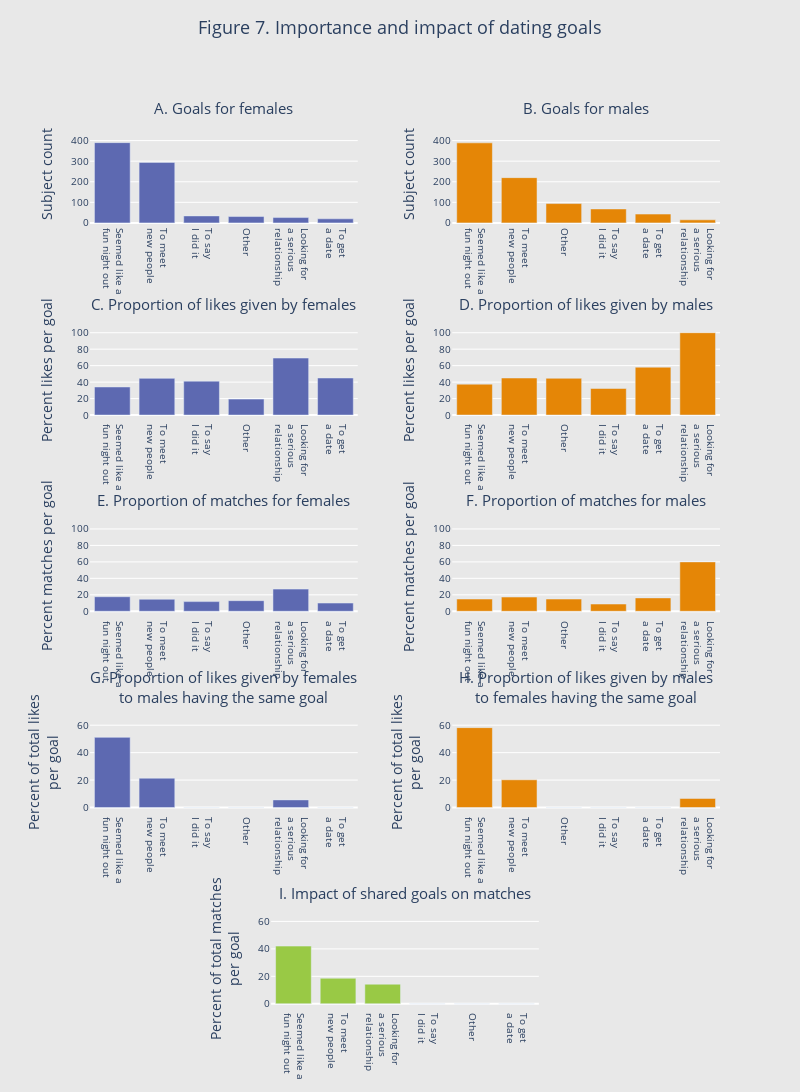

Here is the notebook cell this chart was saved with:
### Code cell
### 10 - Analysis 5 - Importance and impact of the dating goal - plot ### ----

# set figure to make subplots
fig7 = make_subplots(
    rows = 5,
    cols = 4,
    specs = [[{"colspan": 2}, None, {"colspan": 2}, None], [{"colspan": 2}, None, {"colspan": 2}, None],
        [{"colspan": 2}, None, {"colspan": 2}, None], [{"colspan": 2}, None, {"colspan": 2}, None],
        [None, {"colspan": 2}, None, None]],
    subplot_titles = (
        "A. Goals for females",
        "B. Goals for males",
        "C. Proportion of likes given by females",
        "D. Proportion of likes given by males",
        "E. Proportion of matches for females",
        "F. Proportion of matches for males",
        "G. Proportion of likes given by females<br>to males having the same goal",
        "H. Proportion of likes given by males<br>to females having the same goal",
        "I. Impact of shared goals on matches"),
    column_widths = [0.2, 0.2, 0.2, 0.2],
    horizontal_spacing = 0.15)

# plot importance of goals
fig7.add_trace(go.Bar(
    x = data_fig7ab_f.index,
    y = data_fig7ab_f["count"],
    marker_color = px.colors.qualitative.Vivid[1]),
    row = 1, col = 1)
fig7.add_trace(go.Bar(
    x = data_fig7ab_m.index,
    y = data_fig7ab_m["count"],
    marker_color = px.colors.qualitative.Vivid[0]),
    row = 1, col = 3)

# plot percent of likes given per goal
fig7.add_trace(go.Bar(
    x = data_fig7ab_f.index,
    y = data_fig7ab_f["percent_like_g"],
    marker_color = px.colors.qualitative.Vivid[1]),
    row = 2, col = 1)
fig7.add_trace(go.Bar(
    x = data_fig7ab_m.index,
    y = data_fig7ab_m["percent_like_g"],
    marker_color = px.colors.qualitative.Vivid[0]),
    row = 2, col = 3)

# plot percent of matches per goal
fig7.add_trace(go.Bar(
    x = data_fig7ab_f.index,
    y = data_fig7ab_f["percent_match"],
    marker_color = px.colors.qualitative.Vivid[1]),
    row = 3, col = 1)
fig7.add_trace(go.Bar(
    x = data_fig7ab_m.index,
    y = data_fig7ab_m["percent_match"],
    marker_color = px.colors.qualitative.Vivid[0]),
    row = 3, col = 3)

# plot impact of shared goals on decision to give a like
fig7.add_trace(go.Bar(
    x = data_fig7c_f.index,
    y = data_fig7c_f["percent_like"],
    marker_color = px.colors.qualitative.Vivid[1]),
    row = 4, col = 1)
fig7.add_trace(go.Bar(
    x = data_fig7c_m.index,
    y = data_fig7c_m["percent_like"],
    marker_color = px.colors.qualitative.Vivid[0]),
    row = 4, col = 3)

# plot impact of shared goals on matches
fig7.add_trace(go.Bar(
    x = data_fig7c_f.sort_values(by = "percent_match", ascending = False).index,
    y = data_fig7c_f["percent_match"].sort_values(ascending = False),
    marker_color = px.colors.qualitative.Vivid[3]),
    row = 5, col = 2)

# update layout
fig7.update_annotations(font_size = 15)
fig7.update_xaxes(title_font = dict(size = 13), tickfont = dict(size = 10), tickangle = 90)
fig7.update_yaxes(title_font = dict(size = 13), tickfont = dict(size = 10))
fig7.update_layout(
        margin = dict(l = 90, t = 120),
        title_text = "Figure 7. Importance and impact of dating goals",
        title_x = 0.5,
        title_y = 0.98,
        title_font_size = 18,
        yaxis = dict(title = "Subject count", range = [-20, 500], tickvals = [0, 100, 200, 300, 400]),
        yaxis2 = dict(title = "Subject count", range = [-20, 500], tickvals = [0, 100, 200, 300, 400]),
        yaxis3 = dict(title = "Percent likes per goal", range = [-10, 120], tickvals = [0, 20, 40, 60, 80, 100]),
        yaxis4 = dict(title = "Percent likes per goal", range = [-10, 120], tickvals = [0, 20, 40, 60, 80, 100]),
        yaxis5 = dict(title = "Percent matches per goal", range = [-10, 120], tickvals = [0, 20, 40, 60, 80, 100]),
        yaxis6 = dict(title = "Percent matches per goal", range = [-10, 120], tickvals = [0, 20, 40, 60, 80, 100]),
        yaxis7 = dict(title = "Percent of total likes<br>per goal", range = [-6, 72], tickvals = [0, 20, 40, 60]),
        yaxis8 = dict(title = "Percent of total likes<br>per goal", range = [-6, 72], tickvals = [0, 20, 40, 60]),
        yaxis9 = dict(title = "Percent of total matches<br>per goal", range = [-6, 72], tickvals = [0, 20, 40, 60]),
        legend = dict(
            orientation = "h",
            yanchor = "top",
            y = -0.02,
            xanchor = "left",
            x = 0.3,
            font = dict(size = 11)),
        showlegend = False,
        plot_bgcolor = "rgba(0,0,0,0)",
        paper_bgcolor = "rgb(232,232,232)",
        width = 800,
        height = 1600)

fig7.show()

### Figure 1 — Plotly figure (JSON) as saved in the notebook; plotly's stock layout.template omitted (floating-point values rounded to 4 significant figures)
{"data": [{"marker": {"color": "rgb(93, 105, 177)"}, "type": "bar", "x": ["Seemed like a<br>fun night out", "To meet<br>new people", "To say<br>I did it", "Other", "Looking for<br>a serious<br>relationship", "To get<br>a date"], "xaxis": "x", "y": [390, 294, 34, 31, 26, 20], "yaxis": "y"}, {"marker": {"color": "rgb(229, 134, 6)"}, "type": "bar", "x": ["Seemed like a<br>fun night out", "To meet<br>new people", "Other", "To say<br>I did it", "To get<br>a date", "Looking for<br>a serious<br>relationship"], "xaxis": "x2", "y": [389, 220, 94, 68, 43, 15], "yaxis": "y2"}, {"marker": {"color": "rgb(93, 105, 177)"}, "type": "bar", "x": ["Seemed like a<br>fun night out", "To meet<br>new people", "To say<br>I did it", "Other", "Looking for<br>a serious<br>relationship", "To get<br>a date"], "xaxis": "x3", "y": [34.1, 44.56, 41.18, 19.35, 69.23, 45], "yaxis": "y3"}, {"marker": {"color": "rgb(229, 134, 6)"}, "type": "bar", "x": ["Seemed like a<br>fun night out", "To meet<br>new people", "Other", "To say<br>I did it", "To get<br>a date", "Looking for<br>a serious<br>relationship"], "xaxis": "x4", "y": [37.53, 45, 44.68, 32.35, 58.14, 100], "yaxis": "y4"}, {"marker": {"color": "rgb(93, 105, 177)"}, "type": "bar", "x": ["Seemed like a<br>fun night out", "To meet<br>new people", "To say<br>I did it", "Other", "Looking for<br>a serious<br>relationship", "To get<br>a date"], "xaxis": "x5", "y": [17.69, 14.63, 11.76, 12.9, 26.92, 10], "yaxis": "y5"}, {"marker": {"color": "rgb(229, 134, 6)"}, "type": "bar", "x": ["Seemed like a<br>fun night out", "To meet<br>new people", "Other", "To say<br>I did it", "To get<br>a date", "Looking for<br>a serious<br>relationship"], "xaxis": "x6", "y": [14.91, 17.27, 14.89, 8.824, 16.28, 60], "yaxis": "y6"}, {"marker": {"color": "rgb(93, 105, 177)"}, "type": "bar", "x": ["Seemed like a<br>fun night out", "To meet<br>new people", "To say<br>I did it", "Other", "Looking for<br>a serious<br>relationship", "To get<br>a date"], "xaxis": "x7", "y": [51.13, 21.37, 0, 0, 5.556, 0], "yaxis": "y7"}, {"marker": {"color": "rgb(229, 134, 6)"}, "type": "bar", "x": ["Seemed like a<br>fun night out", "To meet<br>new people", "Other", "To say<br>I did it", "To get<br>a date", "Looking for<br>a serious<br>relationship"], "xaxis": "x8", "y": [58.22, 20.2, 0, 0, 0, 6.667], "yaxis": "y8"}, {"marker": {"color": "rgb(153, 201, 69)"}, "type": "bar", "x": ["Seemed like a<br>fun night out", "To meet<br>new people", "Looking for<br>a serious<br>relationship", "To say<br>I did it", "Other", "To get<br>a date"], "xaxis": "x9", "y": [42.03, 18.6, 14.29, 0, 0, 0], "yaxis": "y9"}], "layout": {"annotations": [{"font": {"size": 15}, "showarrow": false, "text": "A. Goals for females", "x": 0.2125, "xanchor": "center", "xref": "paper", "y": 1, "yanchor": "bottom", "yref": "paper"}, {"font": {"size": 15}, "showarrow": false, "text": "B. Goals for males", "x": 0.7875, "xanchor": "center", "xref": "paper", "y": 1, "yanchor": "bottom", "yref": "paper"}, {"font": {"size": 15}, "showarrow": false, "text": "C. Proportion of likes given by females", "x": 0.2125, "xanchor": "center", "xref": "paper", "y": 0.78, "yanchor": "bottom", "yref": "paper"}, {"font": {"size": 15}, "showarrow": false, "text": "D. Proportion of likes given by males", "x": 0.7875, "xanchor": "center", "xref": "paper", "y": 0.78, "yanchor": "bottom", "yref": "paper"}, {"font": {"size": 15}, "showarrow": false, "text": "E. Proportion of matches for females", "x": 0.2125, "xanchor": "center", "xref": "paper", "y": 0.56, "yanchor": "bottom", "yref": "paper"}, {"font": {"size": 15}, "showarrow": false, "text": "F. Proportion of matches for males", "x": 0.7875, "xanchor": "center", "xref": "paper", "y": 0.56, "yanchor": "bottom", "yref": "paper"}, {"font": {"size": 15}, "showarrow": false, "text": "G. Proportion of likes given by females<br>to males having the same goal", "x": 0.2125, "xanchor": "center", "xref": "paper", "y": 0.34, "yanchor": "bottom", "yref": "paper"}, {"font": {"size": 15}, "showarrow": false, "text": "H. Proportion of likes given by males<br>to females having the same goal", "x": 0.7875, "xanchor": "center", "xref": "paper", "y": 0.34, "yanchor": "bottom", "yref": "paper"}, {"font": {"size": 15}, "showarrow": false, "text": "I. Impact of shared goals on matches", "x": 0.5, "xanchor": "center", "xref": "paper", "y": 0.12, "yanchor": "bottom", "yref": "paper"}], "height": 1600, "legend": {"font": {"size": 11}, "orientation": "h", "x": 0.3, "xanchor": "left", "y": -0.02, "yanchor": "top"}, "margin": {"l": 90, "t": 120}, "paper_bgcolor": "rgb(232,232,232)", "plot_bgcolor": "rgba(0,0,0,0)", "showlegend": false, "title": {"font": {"size": 18}, "text": "Figure 7. Importance and impact of dating goals", "x": 0.5, "y": 0.98}, "width": 800, "xaxis": {"anchor": "y", "domain": [0, 0.425], "tickangle": 90, "tickfont": {"size": 10}, "title": {"font": {"size": 13}}}, "xaxis2": {"anchor": "y2", "domain": [0.575, 1], "tickangle": 90, "tickfont": {"size": 10}, "title": {"font": {"size": 13}}}, "xaxis3": {"anchor": "y3", "domain": [0, 0.425], "tickangle": 90, "tickfont": {"size": 10}, "title": {"font": {"size": 13}}}, "xaxis4": {"anchor": "y4", "domain": [0.575, 1], "tickangle": 90, "tickfont": {"size": 10}, "title": {"font": {"size": 13}}}, "xaxis5": {"anchor": "y5", "domain": [0, 0.425], "tickangle": 90, "tickfont": {"size": 10}, "title": {"font": {"size": 13}}}, "xaxis6": {"anchor": "y6", "domain": [0.575, 1], "tickangle": 90, "tickfont": {"size": 10}, "title": {"font": {"size": 13}}}, "xaxis7": {"anchor": "y7", "domain": [0, 0.425], "tickangle": 90, "tickfont": {"size": 10}, "title": {"font": {"size": 13}}}, "xaxis8": {"anchor": "y8", "domain": [0.575, 1], "tickangle": 90, "tickfont": {"size": 10}, "title": {"font": {"size": 13}}}, "xaxis9": {"anchor": "y9", "domain": [0.2875, 0.7125], "tickangle": 90, "tickfont": {"size": 10}, "title": {"font": {"size": 13}}}, "yaxis": {"anchor": "x", "domain": [0.88, 1], "range": [-20, 500], "tickfont": {"size": 10}, "tickvals": [0, 100, 200, 300, 400], "title": {"text": "Subject count"}}, "yaxis2": {"anchor": "x2", "domain": [0.88, 1], "range": [-20, 500], "tickfont": {"size": 10}, "tickvals": [0, 100, 200, 300, 400], "title": {"text": "Subject count"}}, "yaxis3": {"anchor": "x3", "domain": [0.66, 0.78], "range": [-10, 120], "tickfont": {"size": 10}, "tickvals": [0, 20, 40, 60, 80, 100], "title": {"text": "Percent likes per goal"}}, "yaxis4": {"anchor": "x4", "domain": [0.66, 0.78], "range": [-10, 120], "tickfont": {"size": 10}, "tickvals": [0, 20, 40, 60, 80, 100], "title": {"text": "Percent likes per goal"}}, "yaxis5": {"anchor": "x5", "domain": [0.44, 0.56], "range": [-10, 120], "tickfont": {"size": 10}, "tickvals": [0, 20, 40, 60, 80, 100], "title": {"text": "Percent matches per goal"}}, "yaxis6": {"anchor": "x6", "domain": [0.44, 0.56], "range": [-10, 120], "tickfont": {"size": 10}, "tickvals": [0, 20, 40, 60, 80, 100], "title": {"text": "Percent matches per goal"}}, "yaxis7": {"anchor": "x7", "domain": [0.22, 0.34], "range": [-6, 72], "tickfont": {"size": 10}, "tickvals": [0, 20, 40, 60], "title": {"text": "Percent of total likes<br>per goal"}}, "yaxis8": {"anchor": "x8", "domain": [0.22, 0.34], "range": [-6, 72], "tickfont": {"size": 10}, "tickvals": [0, 20, 40, 60], "title": {"text": "Percent of total likes<br>per goal"}}, "yaxis9": {"anchor": "x9", "domain": [0, 0.12], "range": [-6, 72], "tickfont": {"size": 10}, "tickvals": [0, 20, 40, 60], "title": {"text": "Percent of total matches<br>per goal"}}}}
